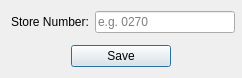
<?xml version="1.0" encoding="UTF-8"?>
<ui version="4.0">
 <class>Config_File</class>
 <widget class="QDialog" name="Config_File">
  <property name="geometry">
   <rect>
    <x>0</x>
    <y>0</y>
    <width>242</width>
    <height>78</height>
   </rect>
  </property>
  <property name="sizePolicy">
   <sizepolicy hsizetype="Fixed" vsizetype="Fixed">
    <horstretch>0</horstretch>
    <verstretch>0</verstretch>
   </sizepolicy>
  </property>
  <property name="minimumSize">
   <size>
    <width>242</width>
    <height>0</height>
   </size>
  </property>
  <property name="maximumSize">
   <size>
    <width>242</width>
    <height>99</height>
   </size>
  </property>
  <property name="contextMenuPolicy">
   <enum>Qt::NoContextMenu</enum>
  </property>
  <property name="windowTitle">
   <string>Config. File Not Found</string>
  </property>
  <property name="toolTip">
   <string>Configuration file is not found or formated wrong.</string>
  </property>
  <property name="toolTipDuration">
   <number>2</number>
  </property>
  <property name="statusTip">
   <string notr="true"/>
  </property>
  <property name="whatsThis">
   <string notr="true"/>
  </property>
  <property name="accessibleName">
   <string notr="true"/>
  </property>
  <property name="accessibleDescription">
   <string notr="true"/>
  </property>
  <layout class="QVBoxLayout" name="verticalLayout">
   <item>
    <layout class="QHBoxLayout" name="horizontalLayout">
     <item>
      <widget class="QLabel" name="label">
       <property name="text">
        <string>Store Number:</string>
       </property>
      </widget>
     </item>
     <item>
      <widget class="QLineEdit" name="store_num">
       <property name="sizePolicy">
        <sizepolicy hsizetype="Fixed" vsizetype="Fixed">
         <horstretch>0</horstretch>
         <verstretch>0</verstretch>
        </sizepolicy>
       </property>
       <property name="minimumSize">
        <size>
         <width>140</width>
         <height>0</height>
        </size>
       </property>
       <property name="maximumSize">
        <size>
         <width>140</width>
         <height>16777215</height>
        </size>
       </property>
       <property name="placeholderText">
        <string>e.g. 0270</string>
       </property>
      </widget>
     </item>
    </layout>
   </item>
   <item>
    <spacer name="verticalSpacer">
     <property name="orientation">
      <enum>Qt::Vertical</enum>
     </property>
     <property name="sizeHint" stdset="0">
      <size>
       <width>20</width>
       <height>40</height>
      </size>
     </property>
    </spacer>
   </item>
   <item>
    <layout class="QHBoxLayout" name="horizontalLayout_3">
     <item>
      <spacer name="horizontalSpacer">
       <property name="orientation">
        <enum>Qt::Horizontal</enum>
       </property>
       <property name="sizeHint" stdset="0">
        <size>
         <width>40</width>
         <height>20</height>
        </size>
       </property>
      </spacer>
     </item>
     <item>
      <widget class="QPushButton" name="save_button">
       <property name="minimumSize">
        <size>
         <width>100</width>
         <height>0</height>
        </size>
       </property>
       <property name="text">
        <string>Save</string>
       </property>
      </widget>
     </item>
     <item>
      <spacer name="horizontalSpacer_2">
       <property name="orientation">
        <enum>Qt::Horizontal</enum>
       </property>
       <property name="sizeHint" stdset="0">
        <size>
         <width>40</width>
         <height>20</height>
        </size>
       </property>
      </spacer>
     </item>
    </layout>
   </item>
  </layout>
 </widget>
 <resources/>
 <connections/>
</ui>
